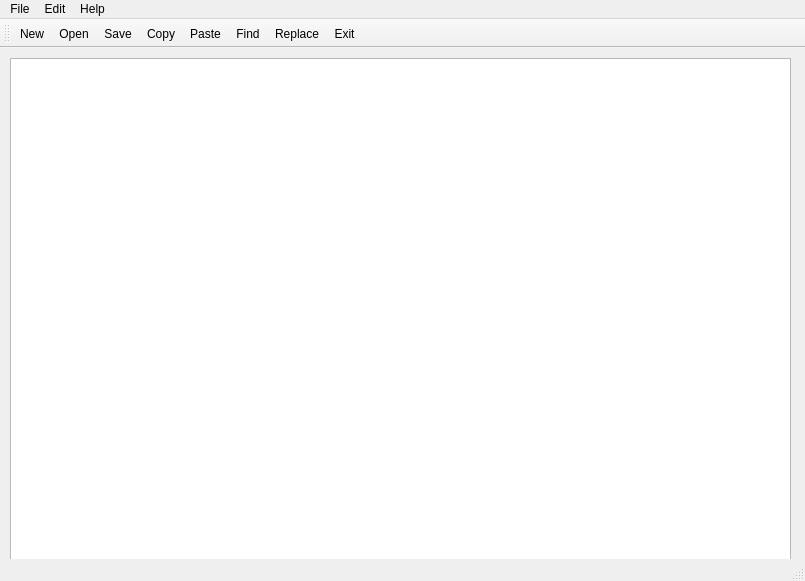
<?xml version="1.0" encoding="UTF-8"?>
<ui version="4.0">
 <class>MainWindow</class>
 <widget class="QMainWindow" name="MainWindow">
  <property name="geometry">
   <rect>
    <x>0</x>
    <y>0</y>
    <width>805</width>
    <height>581</height>
   </rect>
  </property>
  <property name="windowTitle">
   <string>MainWindow</string>
  </property>
  <widget class="QWidget" name="centralwidget">
   <widget class="QTextEdit" name="textEdit">
    <property name="geometry">
     <rect>
      <x>10</x>
      <y>10</y>
      <width>781</width>
      <height>551</height>
     </rect>
    </property>
   </widget>
  </widget>
  <widget class="QMenuBar" name="menubar">
   <property name="geometry">
    <rect>
     <x>0</x>
     <y>0</y>
     <width>805</width>
     <height>20</height>
    </rect>
   </property>
   <widget class="QMenu" name="menuFIle">
    <property name="title">
     <string>File</string>
    </property>
    <addaction name="actionNew"/>
    <addaction name="actionOpen"/>
    <addaction name="actionSave"/>
    <addaction name="actionSave_as"/>
    <addaction name="actionExit"/>
   </widget>
   <widget class="QMenu" name="menuEdit">
    <property name="title">
     <string>Edit</string>
    </property>
    <addaction name="actionCopy"/>
    <addaction name="actionPaste"/>
    <addaction name="actionFind"/>
    <addaction name="actionReplace"/>
   </widget>
   <widget class="QMenu" name="menuAbout">
    <property name="title">
     <string>Help</string>
    </property>
    <addaction name="actionAbout_Notepad"/>
   </widget>
   <addaction name="menuFIle"/>
   <addaction name="menuEdit"/>
   <addaction name="menuAbout"/>
  </widget>
  <widget class="QStatusBar" name="statusbar"/>
  <widget class="QToolBar" name="toolBar">
   <property name="windowTitle">
    <string>toolBar</string>
   </property>
   <attribute name="toolBarArea">
    <enum>TopToolBarArea</enum>
   </attribute>
   <attribute name="toolBarBreak">
    <bool>false</bool>
   </attribute>
   <addaction name="actionNew"/>
   <addaction name="actionOpen"/>
   <addaction name="actionSave"/>
   <addaction name="actionCopy"/>
   <addaction name="actionPaste"/>
   <addaction name="actionFind"/>
   <addaction name="actionReplace"/>
   <addaction name="actionExit"/>
  </widget>
  <action name="actionNew">
   <property name="icon">
    <iconset>
     <normaloff>ui/assets/new.png</normaloff>ui/assets/new.png</iconset>
   </property>
   <property name="text">
    <string>New</string>
   </property>
   <property name="shortcut">
    <string>Ctrl+N</string>
   </property>
  </action>
  <action name="actionSave">
   <property name="icon">
    <iconset>
     <normaloff>ui/assets/save.png</normaloff>ui/assets/save.png</iconset>
   </property>
   <property name="text">
    <string>Save</string>
   </property>
   <property name="shortcut">
    <string>Ctrl+S</string>
   </property>
  </action>
  <action name="actionSave_as">
   <property name="icon">
    <iconset>
     <normaloff>ui/assets/save_as.png</normaloff>ui/assets/save_as.png</iconset>
   </property>
   <property name="text">
    <string>Save as</string>
   </property>
   <property name="shortcut">
    <string>Ctrl+Shift+S</string>
   </property>
  </action>
  <action name="actionOpen">
   <property name="icon">
    <iconset>
     <normaloff>ui/assets/open.png</normaloff>ui/assets/open.png</iconset>
   </property>
   <property name="text">
    <string>Open</string>
   </property>
   <property name="shortcut">
    <string>Ctrl+O</string>
   </property>
  </action>
  <action name="actionExit">
   <property name="icon">
    <iconset>
     <normaloff>ui/assets/exit.png</normaloff>ui/assets/exit.png</iconset>
   </property>
   <property name="text">
    <string>Exit</string>
   </property>
  </action>
  <action name="actionCopy">
   <property name="icon">
    <iconset>
     <normaloff>ui/assets/copy.png</normaloff>ui/assets/copy.png</iconset>
   </property>
   <property name="text">
    <string>Copy</string>
   </property>
   <property name="shortcut">
    <string>Ctrl+C</string>
   </property>
  </action>
  <action name="actionPaste">
   <property name="icon">
    <iconset>
     <normaloff>ui/assets/paste.png</normaloff>ui/assets/paste.png</iconset>
   </property>
   <property name="text">
    <string>Paste</string>
   </property>
   <property name="shortcut">
    <string>Ctrl+V</string>
   </property>
  </action>
  <action name="actionFind">
   <property name="icon">
    <iconset>
     <normaloff>ui/assets/find.png</normaloff>ui/assets/find.png</iconset>
   </property>
   <property name="text">
    <string>Find</string>
   </property>
   <property name="shortcut">
    <string>Ctrl+F</string>
   </property>
  </action>
  <action name="actionReplace">
   <property name="icon">
    <iconset>
     <normaloff>ui/assets/replace.png</normaloff>ui/assets/replace.png</iconset>
   </property>
   <property name="text">
    <string>Replace</string>
   </property>
   <property name="shortcut">
    <string>Ctrl+H</string>
   </property>
  </action>
  <action name="actionAbout_Notepad">
   <property name="icon">
    <iconset>
     <normaloff>ui/assets/about.png</normaloff>ui/assets/about.png</iconset>
   </property>
   <property name="text">
    <string>About Notepad</string>
   </property>
  </action>
 </widget>
 <resources/>
 <connections/>
</ui>
